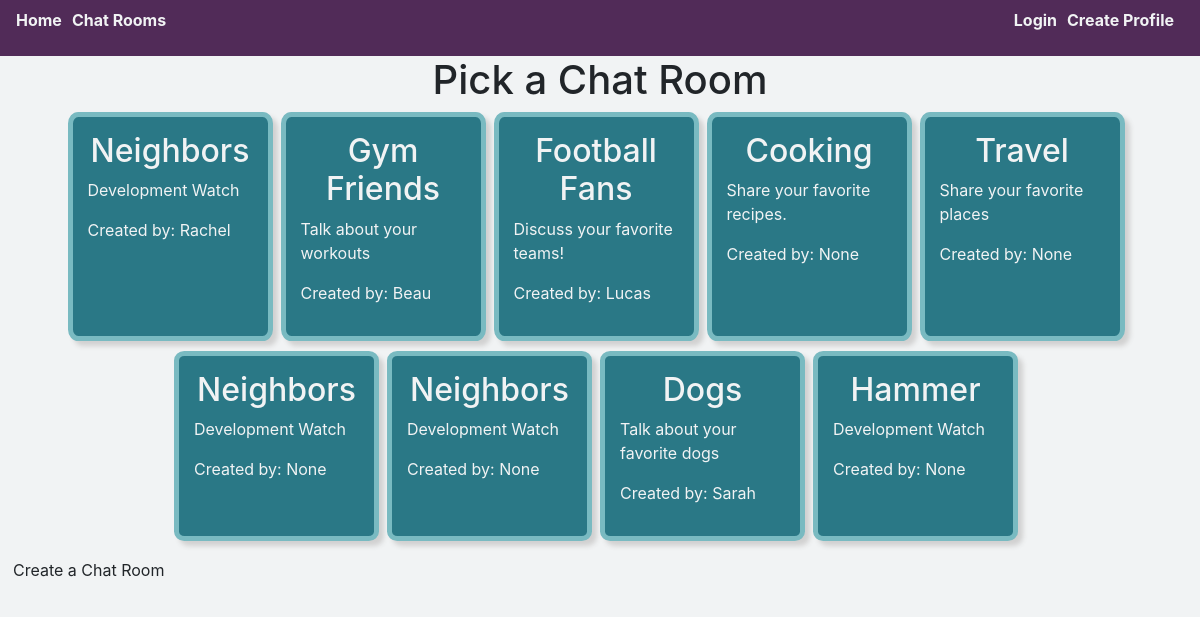
The page /chat_rooms/ on the database as committed earlier.
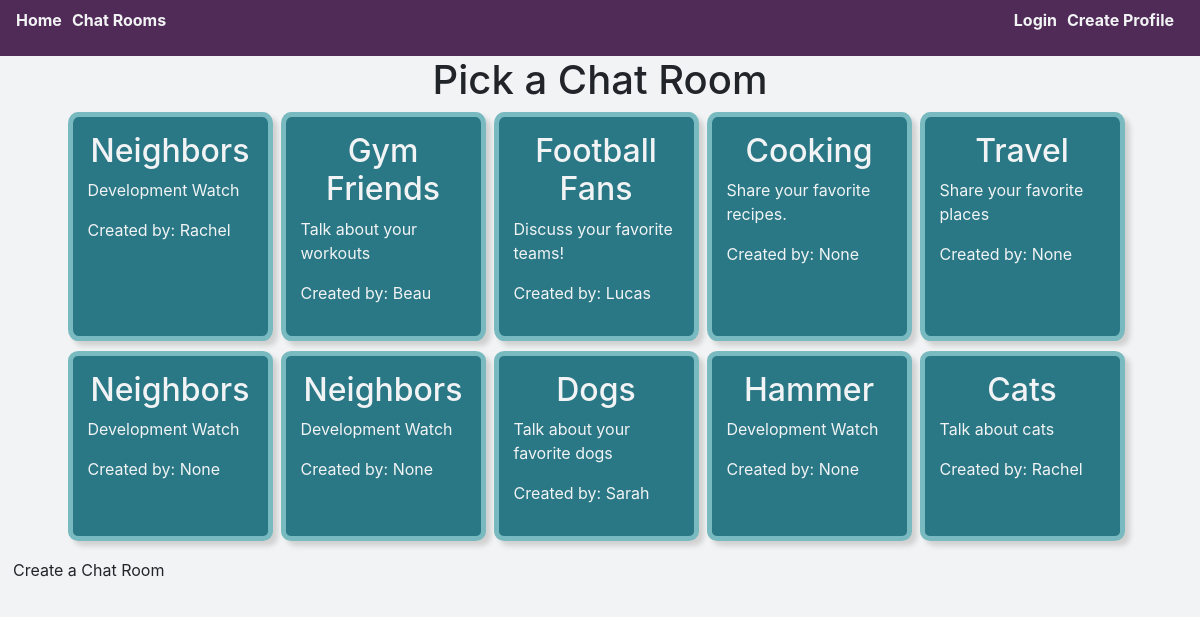
The same page on the database as committed later.
### chat_app/models.py (models this page shows, shortened)
class Room(models.Model):
    name = models.CharField(max_length=255)
    description = models.CharField(max_length=255, null=True)
    created_by = models.ForeignKey(User, on_delete=models.CASCADE, null=True, related_name='rooms')
    members = models.ManyToManyField(User)

### chat_app/views.py (the view)
# urls.py: path('chat_rooms/', views.ListView.as_view(), name='chat_rooms'),
class ListView(generic.ListView):
    model = Room
    template_name = 'chat_app/chat_rooms.html'

### chat_app/templates/chat_app/chat_rooms.html
{% extends 'chat_app/base.html' %}
{% block content %}
<h1 class="d-flex justify-content-center">Pick a Chat Room</h1>
<div class="rooms-container row d-flex justify-content-center">
  {% for room in object_list %}
  <div class="card room-card col-9 col-sm-6 col-md-4 col-lg-2 mr-2">
    <h2><a href="{% url 'chat_app:chat_detail' room.id %}" class="room-name">{{room.name}}</a></h2>
    <p>{{room.description}}</p>
    <p>Created by: {{room.created_by}}</p>
  </div>
  {% endfor %}
</div>
<a href="{% url 'chat_app:create_room' %}" class="btn">Create a Chat Room</a>
{% endblock content %}

Rows that differ between the two databases and show on the page:
added Room: name "Cats", description "Talk about cats", created_by "Rachel"
